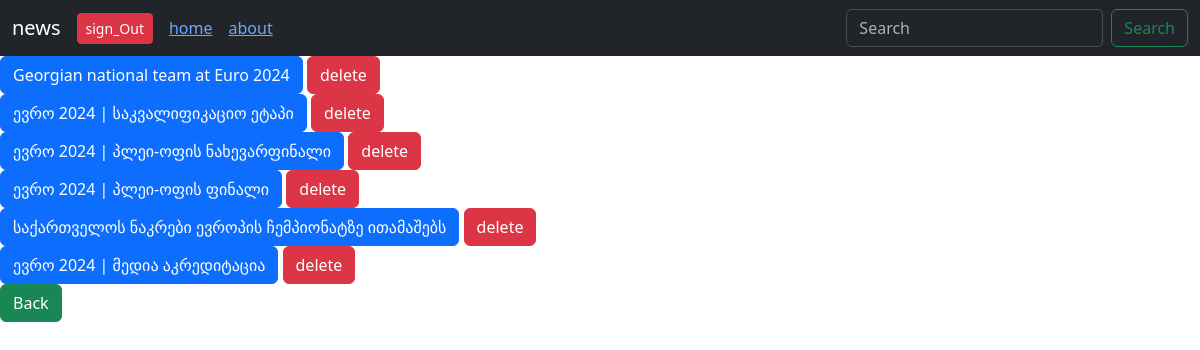
The app's page /profile/3/ (signed in) with its own data.
### users/models.py (models this page shows)
class User(AbstractUser):
    pass

### forum/models.py (models this page shows)
class Post(models.Model):
    author = models.ForeignKey(settings.AUTH_USER_MODEL, on_delete = models.CASCADE)
    title = models.CharField(max_length = 101)
    content = models.TextField()
    created_at = models.DateTimeField(auto_now_add = True)

### users/views.py (the view)
# urls.py: path('profile/<int:pk>/', profileview.as_view(), name= 'user_profile'),
class profileview(DetailView):
    template_name = 'user/profile.html'
    model = User

### templates/user/profile.html (shortened to what this page needs)
{% extends 'base.html' %}
{% block content %}
    {% for  post in user.post_set.all  %}
       <div>
        <a href = {% url  'post_detail' post.pk %} class = 'btn btn-primary' > {{post.title}}</a>
        <a href = "{% url 'post_delete' post.pk %}" class ="btn btn-danger">delete</a>
       </div>
    {% endfor %}
    <a  href = "{{request.META.HTTP_REFERER}}", class = 'btn btn-success'>Back</a>
{% endblock %}

### templates/base.html (shortened to what this page needs)
<!DOCTYPE html>
<html lang="en">
<head>
    <link href="https://cdn.jsdelivr.net/npm/bootstrap@5.3.3/dist/css/bootstrap.min.css" rel="stylesheet">
</head>
<body>
    <nav class="navbar navbar-expand-lg bg-dark" data-bs-theme='dark'>
        <div class="container-fluid">
          {% if request.user.is_authenticated %}
            <a class="navbar-brand" href="{% url 'user_profile' request.user.pk %}">{{request.user.username}}</a>
            <form method = 'post' action ="{% url  'sign_out' %}" >
              <button class = "btn btn-sm btn-danger me-3" >sign_Out</button>
            </form>
          {% else %}
            <a class = "btn btn-sm btn-primary me-3" href = "{% url 'sign_in' %}">sign_in</a>
            <a class = "btn btn-sm btn-success me-3" href = "{% url 'sign_up' %}">sign_up</a>
          {% endif %}
          <div class="collapse navbar-collapse" id="navbarSupportedContent">
            <ul class="navbar-nav me-auto mb-2 mb-lg-0">
              <li class="nav-item  me-3">
                <a href="{% url 'home'%}">home</a>
              </li>
              <li class="nav-item">
                <a  href="{%url 'about'%}">about</a>
             </li>
            </ul>
            <form class="d-flex" role="search">
              <input name = 'q'  value = "{{request.GET.q}}"    class="form-control me-2" type="search" placeholder="Search" aria-label="Search">
              <button class="btn btn-outline-success" type="submit">Search</button>
            </form>
          </div>
        </div>
      </nav>
      {%block content%}
      {% endblock%}
</body>
</html>

### records on screen
User: user.username "news"
Post: title "Georgian national team at Euro 2024"
Post: title "ევრო 2024 | საკვალიფიკაციო ეტაპი"
Post: title "ევრო 2024 | პლეი-ოფის ნახევარფინალი"
Post: title "ევრო 2024 | პლეი-ოფის ფინალი"
Post: title "საქართველოს ნაკრები ევროპის ჩემპიონატზე ითამაშებს"
Post: title "ევრო 2024 | მედია აკრედიტაცია"
